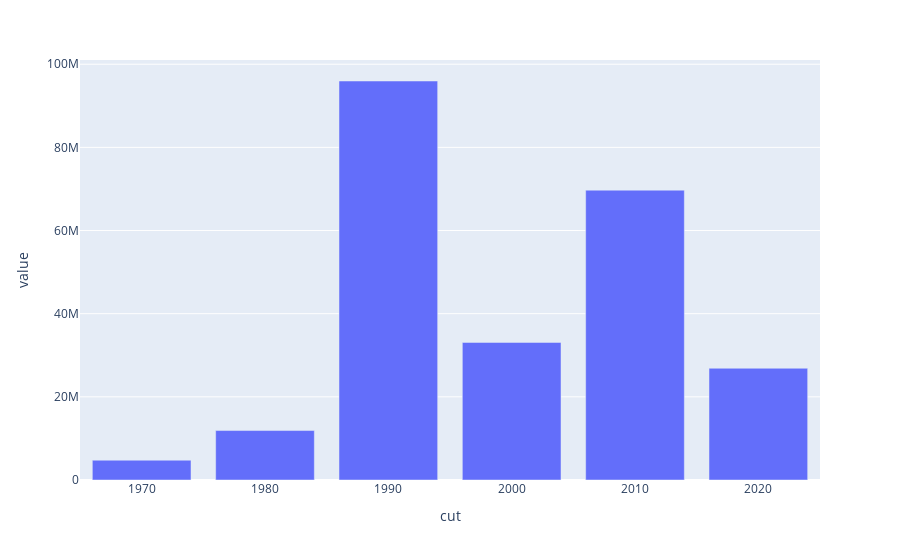

The notebook cell this image was saved under:
### Code cell
fig = px.bar(df_aux2, x="cut", y="value")
fig.show()

### Figure 1 — Plotly figure (JSON) as saved in the notebook; plotly's stock layout.template omitted (floating-point values rounded to 4 significant figures)
{"data": [{"alignmentgroup": "True", "hovertemplate": "cut=%{x}<br>value=%{y}<extra></extra>", "legendgroup": "", "marker": {"color": "#636efa", "pattern": {"shape": ""}}, "name": "", "offsetgroup": "", "orientation": "v", "showlegend": false, "textposition": "auto", "type": "bar", "x": [1970, 1980, 1990, 2000, 2010, 2020], "xaxis": "x", "y": [4761659, 11895357, 95961808, 33091927, 69709716, 26875512], "yaxis": "y"}], "layout": {"barmode": "relative", "legend": {"tracegroupgap": 0}, "margin": {"t": 60}, "xaxis": {"anchor": "y", "domain": [0, 1], "title": {"text": "cut"}}, "yaxis": {"anchor": "x", "domain": [0, 1], "title": {"text": "value"}}}}
